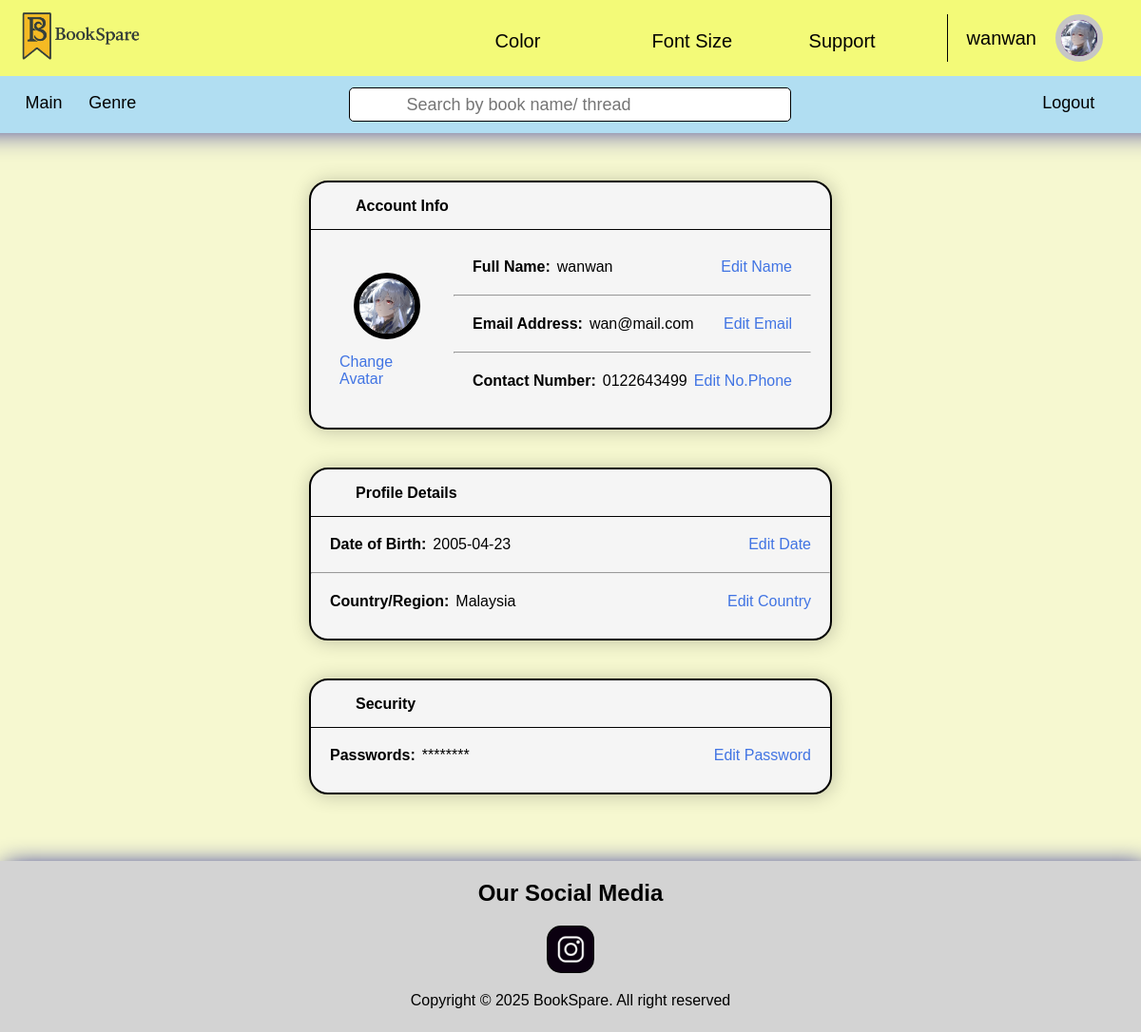
Page /profile.php (signed in) on the committed database.
### tables this page shows
CREATE TABLE `reader_user` (
  `readerID` int(11) NOT NULL,
  `username` varchar(30) NOT NULL,
  `email` varchar(70) NOT NULL,
  `phone` varchar(15) NOT NULL,
  `country` varchar(75) NOT NULL,
  `dateOfBirth` date NOT NULL,
  `password` varchar(255) DEFAULT NULL,
  `avatar` varchar(255) DEFAULT NULL
);

### profile.php (the view, shortened to what this page needs)
<?php
require("database/database.php");
$username = $_SESSION['username'];
$email = $_SESSION['email'];
$contact = $_SESSION['contact'];
$sql = "SELECT * FROM Reader_User WHERE username = '$username'
OR email = '$email' OR phone = '$contact'";
$runSQL = $conn->query($sql);
$user = $runSQL->fetch_assoc();
?>
<!DOCTYPE html>
<html lang="en" data-themeColor="defaultColor" data-fontSize="defaultFontSize">
<head>
</head>
<body>
    <?php include("header.php"); ?>
    <main>
        <article>
            <div class="AccountInfo">
                <div class="head">
                    <box-icon name='user' class="downArrow"></box-icon>
                    <h3>Account Info</h3>
                </div>
                <div class="AvatarAndDetails">
                    <div class="AvatarSection">
                            <?php
                                if ($user['avatar'] != null) {
                                    echo "<img src=".$user['avatar']." alt='Profile Image'>";
                                } else {
                                    echo '<div class="avatar pic">';
                                    echo $user['username'][0];
                                    echo '</div>';
                                }
                            ?>
                        <a href="profileEdit/changeAvatar.php" class="changeAvatar">Change Avatar</a>
                    </div>
                    <div class="Details">
                        <p> <span class="info-text">Full Name: <label for=""><?php echo $user['username']; ?></label> </span>
                        <a href="profileEdit/editUsername.php" class="edit-link">Edit Name</a></p>
                        <hr>
                        <p> <span class="info-text">Email Address: <label for=""><?php echo $user['email']; ?></label> </span>
                        <a href="profileEdit/editEmail.php"
                                class="edit-link">Edit
                                Email</a></p>
                        <hr>
                        <p> <span class="info-text">Contact Number: <label for=""><?php echo $user['phone']; ?></label> </span>
                        <a href="profileEdit/editContact.php"
                                class="edit-link">Edit
                                No.Phone</a></p>
                    </div>
                </div>
            </div>
            <div class="ProfileDetails">
                <div class="head">
                    <box-icon name='detail' class="downArrow"></box-icon>
                    <h3>Profile Details</h3>
                </div>
                <p><span class="info-text">Date of Birth: <label for=""><?php echo $user['dateOfBirth']; ?></label> </span>
                <a href="profileEdit/editBirth.php"
                        class="edit-link">Edit Date</a></p>
                <hr>
                <p><span class="info-text">Country/Region: <label for=""><?php echo $user['country']; ?></label> </span>
                <a href="profileEdit/editCountry.php"
                        class="edit-link">Edit Country</a>
                </p>
            </div>
            <div class="SecurityPass">
                <div class="head">
                    <box-icon name='lock' class="downArrow"></box-icon>
                    <h3>Security</h3>
                </div>
                <p><span class="info-text">Passwords: <label for="">********</label> </span>
                <a href="profileEdit/editPass.php"
                        class="edit-link">Edit Password</a></p>
            </div>
        </article>
    </main>
</body>
</html>

### header.php (shortened to what this page needs)
<!DOCTYPE html>
<html lang="en" data-themeColor="defaultColor" data-fontSize="defaultFontSize">
<head>
</head>
<body>
    <header>
        <div id="firstHeader">
            <a href="main.php" id="logo"><img src="image/logoTitle.png" alt="logo" id="logoImage"></a>
            <nav>
                <div>
                    <span class="colorButton"><label for="color">Color<box-icon name='chevron-down'
                                class="downArrow"></box-icon></label></span>
                </div>
                <div>
                    <span class="fontSizeButton"><label for="fontSize">Font Size<box-icon name='chevron-down'
                                class="downArrow"></box-icon></label></span>
                </div>
                <div>
                    <span class="supportButton"><label for="support">Support<box-icon name='chevron-down'
                                class="downArrow"></box-icon></label></span>
                </div>
                <div>
                    <span class="profile">
                        <?php echo $user['username']; ?>
                        <a>
                        <?php
                            if ($user['avatar'] == null) {
                                echo $user['username'][0];
                            } else {
                                echo "<img src=".$user['avatar']." alt='Profile Image'>";
                            }
                        ?>
                        </a>
                    </span>
                </div>
            </nav>
        </div>
        <div id="secondHeader">
            <nav>
                <a href="main.php"><label for="">Main</label></a>
                <a href="genre.php"><label for="">Genre</label></a>
            </nav>
            <form method="POST" action="search.php" class="headerForm">
                <box-icon name='search-alt'></box-icon>
                <input type="text" placeholder="Search by book name/ thread" name="search">
            </form>
            <nav>
                <a href="logout.php"><label for="main">Logout</label></a>
            </nav>
        </div>
    </header>
</body>
</html>

### style.css (style rules this page uses)
:root { --bodyBgColor: #f6f8d0; --firstHeaderBgColor: #f3fa78; --firstHeaderBoxShadow: 1px 1px 30px 53px darkblue; --secondHeaderBgColor: #b1def2; --footerBgColor: lightgray; --footerBoxShadow: 5px 5px 25px 0.5px darkblue; --footerColor: black; --headerAnchor: black; --headerSpan: black; --iconColor: black; --fontSize: 1em; --fontSizeTitle: 1.5em; --navLabelBorderSize: 165px; transition: 0.2s; }
html { font-size: 16px; }
* { box-sizing: border-box; margin: 0; padding: 0; font-size: var(--fontSize); user-select: none; font-family:'Gill Sans', 'Gill Sans MT', Calibri, 'Trebuchet MS', sans-serif }
body { background-color: var(--bodyBgColor); }
header { display: flex; flex-direction: column; user-select: none; top: 0; position: sticky; z-index: 999; }
box-icon { fill: var(--iconColor); }
header #firstHeader { display: flex; justify-content: space-between; padding: 0px 20px; font-size: 20px; background-color: var(--firstHeaderBgColor); box-shadow: var(--firstHeaderBoxShadow); height: 80px; align-items: center; }
header #firstHeader a { width: 130px; color: var(--headerAnchor); }
header #logoImage { width: 100%; }
header nav { width: 70%; margin: 18px 0 18px 10px; align-items: center; }
header #firstHeader nav { display: flex; justify-content: right; }
header #firstHeader nav span { display: inline-block; text-decoration: none; color: var(--headerSpan); padding: 0 20px; width: var(--navLabelBorderSize); }
header #firstHeader span label { cursor: pointer; transition: 0.3s; }
header #firstHeader span .downArrow { margin-left: 10px; width: 20%; }
header #firstHeader span.profile { display: flex; gap: 20px; align-items: center; border-left: 1px solid; cursor: pointer; width: auto; }
header #firstHeader span.profile a { display: inline-flex; height: 50px; width: 50px; border: 6px solid rgb(198, 198, 198); background-color: purple; border-radius: 50px; justify-content: center; align-items: center; color: white; cursor: pointer; }
header #firstHeader span.profile img { display: inline-block; height: 100%; width: 100%; border-radius: 50px; }
header #secondHeader { height: 60px; background-color: var(--secondHeaderBgColor); font-size: 18px; display: flex; }
header #secondHeader nav { text-align: left; width: 30%; padding: 0 0 0 10px; }
header #secondHeader nav:nth-child(3) { text-align: right; padding: 0 50px; }
header #secondHeader nav a { text-decoration: none; color: var(--headerAnchor); }
header #secondHeader a label { display: inline-block; width: 20%; text-align: center; cursor: pointer; transition: 0.2s; }
header #secondHeader form.headerForm { border-radius: 5px; border: 1px solid; margin: 12px 0; width: 39%; background-color: white; }
header #secondHeader form.headerForm box-icon { display: inline-block; margin: 6px 10px; fill: black; }
header #secondHeader form.headerForm input { vertical-align: top; height: 34px; width: 88%; border: none; outline: none; padding: 0 10px; }
footer { display: flex; flex-direction: column; text-align: center; gap: 20px; height: 220px; background-color: var(--footerBgColor); padding: 20px 0; user-select: none; box-shadow: var(--footerBoxShadow); color: var(--footerColor); }
footer h1 { font-size: var(--fontSizeTitle) }
footer a { margin: 0 auto; background-image: url("image/socialMedia/ig.png"); background-repeat: no-repeat; background-size: contain; width: 70px; height: 70px; border-radius: 20px; transition: 0.3s; }
@media (min-width: 800px) and (max-width: 1250px) { header #firstHeader a { width: 130px; } }
@media (min-width: 800px) and (max-width: 1250px) { header #secondHeader nav a { padding: 0 15px 0 0; } }
@media (min-width: 800px) and (max-width: 1250px) { header #secondHeader a label { width: 15%; } }
@media (min-width: 800px) and (max-width: 1250px) { footer { height: 180px; } }
@media (min-width: 800px) and (max-width: 1250px) { footer a { width: 50px; height: 50px; border-radius: 15px; } }

### rows in the picture
reader_user: username "wanwan", avatar (picture), email "wan@mail.com", phone "0122643499", dateOfBirth "2005-04-23", country "Malaysia"
